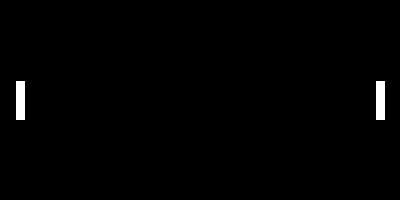
Frame 1 (no input)
Frame 60 (the mouse pressed at the canvas centre just before this capture): identical to frame 1, image omitted
Frame 120 (the mouse held since frame 60 and released just before this capture): identical to frame 1, image omitted

The Processing sketch that drew this single still picture (run headless with seeded random() and noise(); from frame 60 on, the mouse is pressed at the canvas centre):

// Processing sketch: pong
// ── pong.pde
float player1X, player2X;
float player1Y, player2Y;
float ballX, ballY;
int step = 4;

void setup() {
  size(400, 200);
  player1X = 20;
  player2X = width - 20;
  player1Y = height/2;
  player2Y = height/2;
  rectMode(CENTER);
}

void draw() {
  background(0);
  rect(player1X, player1Y, 10, 40);
  rect(player2X, player2Y, 10, 40);
}

void keyPressed() {
  //if(key == 
  if (key == CODED) {
    if (keyCode == UP) {
      player1Y -= step;
    } else if (keyCode == DOWN) {
      player1Y += step;
    }
  }
}
